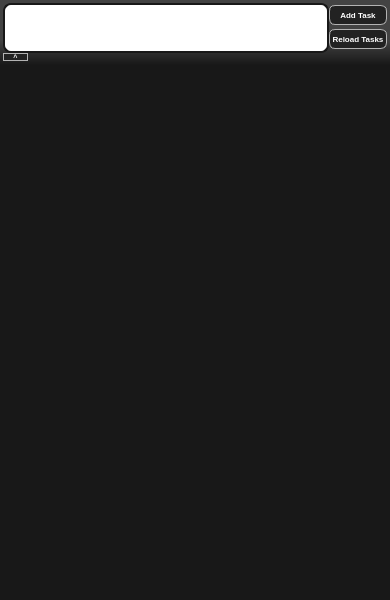
<?xml version="1.0" encoding="UTF-8"?>
<ui version="4.0">
 <class>TodoClass</class>
 <widget class="QMainWindow" name="TodoClass">
  <property name="geometry">
   <rect>
    <x>0</x>
    <y>0</y>
    <width>390</width>
    <height>600</height>
   </rect>
  </property>
  <property name="minimumSize">
   <size>
    <width>300</width>
    <height>300</height>
   </size>
  </property>
  <property name="maximumSize">
   <size>
    <width>600</width>
    <height>16777215</height>
   </size>
  </property>
  <property name="windowTitle">
   <string>Todo</string>
  </property>
  <property name="windowIcon">
   <iconset resource="Todo.qrc">
    <normaloff>:/Todo/appicon.png</normaloff>:/Todo/appicon.png</iconset>
  </property>
  <property name="styleSheet">
   <string notr="true">QMainWindow { 
	background-color: rgb(24, 24, 24);
}</string>
  </property>
  <widget class="QWidget" name="centralWidget">
   <property name="minimumSize">
    <size>
     <width>0</width>
     <height>0</height>
    </size>
   </property>
   <property name="styleSheet">
    <string notr="true">
QScrollBar:vertical {              
        border: 1px solid #999999;
        background:white;
        width:4px;    
        margin: 0px 0px 0px 0px;
    }
    QScrollBar::handle:vertical {
        background: black;
        min-height: 0px;
    }
    QScrollBar::add-line:vertical {
        background: black;
        height: 0px;
        subcontrol-position: bottom;
        subcontrol-origin: margin;
    }
    QScrollBar::sub-line:vertical {
        background: black;
        subcontrol-position: top;
        subcontrol-origin: margin;
    }</string>
   </property>
   <layout class="QVBoxLayout" name="verticalLayout_2">
    <property name="spacing">
     <number>0</number>
    </property>
    <property name="leftMargin">
     <number>0</number>
    </property>
    <property name="topMargin">
     <number>0</number>
    </property>
    <property name="rightMargin">
     <number>0</number>
    </property>
    <property name="bottomMargin">
     <number>0</number>
    </property>
    <item>
     <widget class="QWidget" name="inputTaskArea" native="true">
      <property name="styleSheet">
       <string notr="true">QWidget#inputTaskArea{
	background-color: qlineargradient(spread:pad, x1:1, y1:1, x2:1, y2:0, stop:0 rgba(24, 24, 24, 255), stop:0.386364 rgba(67, 67, 67, 255));
}</string>
      </property>
      <layout class="QGridLayout" name="gridLayout">
       <property name="leftMargin">
        <number>3</number>
       </property>
       <property name="topMargin">
        <number>3</number>
       </property>
       <property name="rightMargin">
        <number>3</number>
       </property>
       <property name="bottomMargin">
        <number>4</number>
       </property>
       <property name="spacing">
        <number>0</number>
       </property>
       <item row="2" column="1">
        <widget class="QPushButton" name="upbtn">
         <property name="enabled">
          <bool>true</bool>
         </property>
         <property name="sizePolicy">
          <sizepolicy hsizetype="Fixed" vsizetype="Fixed">
           <horstretch>0</horstretch>
           <verstretch>0</verstretch>
          </sizepolicy>
         </property>
         <property name="maximumSize">
          <size>
           <width>25</width>
           <height>8</height>
          </size>
         </property>
         <property name="font">
          <font>
           <pointsize>5</pointsize>
           <weight>75</weight>
           <bold>true</bold>
          </font>
         </property>
         <property name="styleSheet">
          <string notr="true">QPushButton {
border-radius: 6px;
border: 1px solid  rgb(179, 179, 179);
background-color: rgb(34, 34, 34);
color: white;
}

QPushButton:hover {
	border-color: rgb(225, 225, 225);
}</string>
         </property>
         <property name="text">
          <string>^</string>
         </property>
        </widget>
       </item>
       <item row="0" column="1">
        <layout class="QHBoxLayout" name="taskAdderLayout">
         <property name="spacing">
          <number>0</number>
         </property>
         <property name="leftMargin">
          <number>0</number>
         </property>
         <property name="topMargin">
          <number>0</number>
         </property>
         <property name="rightMargin">
          <number>0</number>
         </property>
         <property name="bottomMargin">
          <number>0</number>
         </property>
         <item>
          <widget class="QPlainTextEdit" name="todoText">
           <property name="sizePolicy">
            <sizepolicy hsizetype="Expanding" vsizetype="Fixed">
             <horstretch>0</horstretch>
             <verstretch>0</verstretch>
            </sizepolicy>
           </property>
           <property name="maximumSize">
            <size>
             <width>16777215</width>
             <height>50</height>
            </size>
           </property>
           <property name="font">
            <font>
             <strikeout>false</strikeout>
            </font>
           </property>
           <property name="styleSheet">
            <string notr="true">QPlainTextEdit{
border: 2px solid rgb(24, 24, 24);
background-color: rgb(255, 255, 255);
width:3px;    
border-radius: 8px;
}</string>
           </property>
           <property name="frameShape">
            <enum>QFrame::StyledPanel</enum>
           </property>
           <property name="frameShadow">
            <enum>QFrame::Plain</enum>
           </property>
          </widget>
         </item>
         <item>
          <layout class="QVBoxLayout" name="verticalLayout">
           <property name="spacing">
            <number>2</number>
           </property>
           <item>
            <widget class="QPushButton" name="addText">
             <property name="sizePolicy">
              <sizepolicy hsizetype="Fixed" vsizetype="Fixed">
               <horstretch>0</horstretch>
               <verstretch>0</verstretch>
              </sizepolicy>
             </property>
             <property name="maximumSize">
              <size>
               <width>60</width>
               <height>20</height>
              </size>
             </property>
             <property name="font">
              <font>
               <pointsize>6</pointsize>
               <weight>75</weight>
               <bold>true</bold>
              </font>
             </property>
             <property name="styleSheet">
              <string notr="true">QPushButton {
border-radius: 6px;
border: 1px solid  rgb(179, 179, 179);
background-color: rgb(34, 34, 34);
color: white;
padding: 2px 2px 2px 2px;
opacity: 0.6;
}

QPushButton:hover {
	border-color: rgb(225, 225, 225);
}</string>
             </property>
             <property name="text">
              <string>Add Task</string>
             </property>
             <property name="default">
              <bool>false</bool>
             </property>
             <property name="flat">
              <bool>false</bool>
             </property>
            </widget>
           </item>
           <item>
            <widget class="QPushButton" name="reloadTasks">
             <property name="sizePolicy">
              <sizepolicy hsizetype="Fixed" vsizetype="Fixed">
               <horstretch>0</horstretch>
               <verstretch>0</verstretch>
              </sizepolicy>
             </property>
             <property name="maximumSize">
              <size>
               <width>60</width>
               <height>20</height>
              </size>
             </property>
             <property name="font">
              <font>
               <pointsize>6</pointsize>
               <weight>75</weight>
               <bold>true</bold>
              </font>
             </property>
             <property name="styleSheet">
              <string notr="true">QPushButton {
border-radius: 6px;
border: 1px solid  rgb(179, 179, 179);
background-color: rgb(34, 34, 34);
color: white;
padding: 2px 2px 2px 2px;
}

QPushButton:hover {
	border-color: rgb(225, 225, 225);
}</string>
             </property>
             <property name="text">
              <string>Reload Tasks</string>
             </property>
            </widget>
           </item>
          </layout>
         </item>
        </layout>
       </item>
      </layout>
     </widget>
    </item>
    <item>
     <widget class="QScrollArea" name="scrollArea">
      <property name="styleSheet">
       <string notr="true">QWidget#scrollArea {
	background-color: transparent;
}</string>
      </property>
      <property name="frameShape">
       <enum>QFrame::NoFrame</enum>
      </property>
      <property name="widgetResizable">
       <bool>true</bool>
      </property>
      <widget class="QWidget" name="scrollAreaWidgetContents">
       <property name="geometry">
        <rect>
         <x>0</x>
         <y>0</y>
         <width>390</width>
         <height>533</height>
        </rect>
       </property>
       <property name="styleSheet">
        <string notr="true">QWidget#scrollAreaWidgetContents {
	background-color: transparent;
}
</string>
       </property>
      </widget>
     </widget>
    </item>
   </layout>
  </widget>
 </widget>
 <layoutdefault spacing="6" margin="11"/>
 <resources>
  <include location="Todo.qrc"/>
 </resources>
 <connections/>
</ui>
